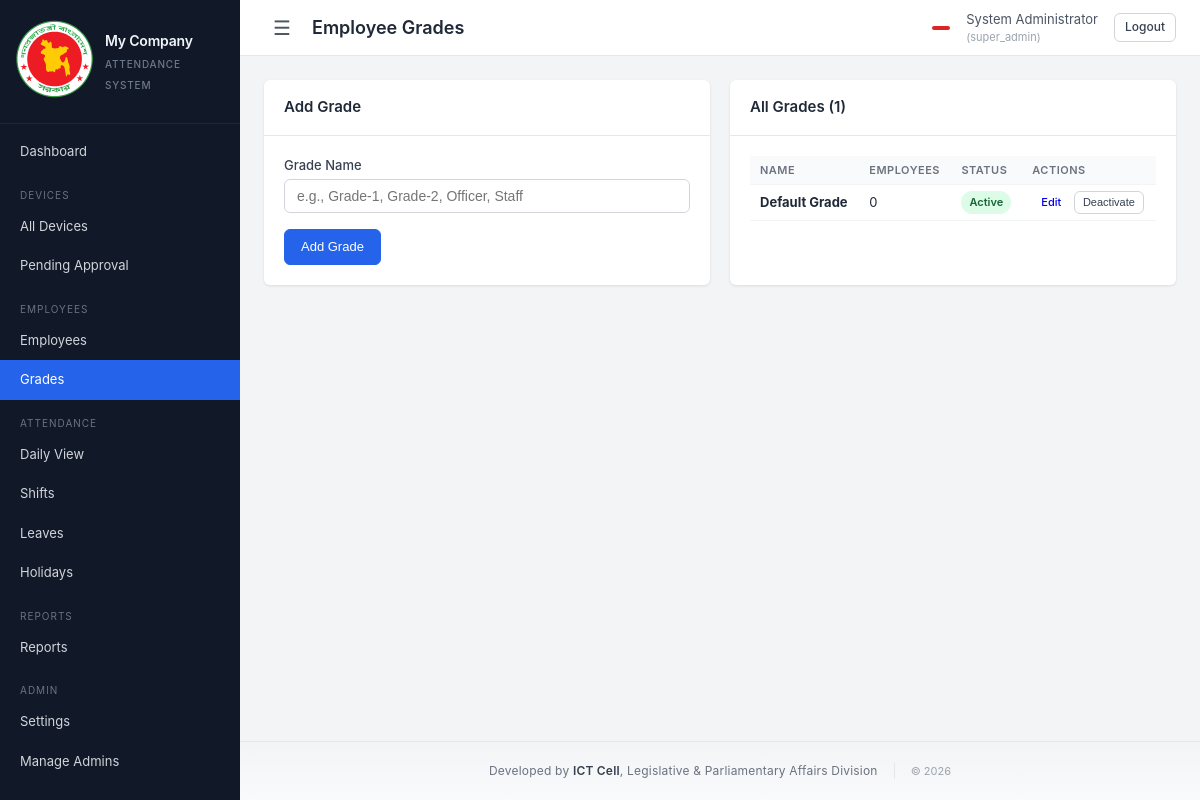
The app's page /php_dashboard/pages/employees/grades.php (signed in) with its own data.
### tables this page shows
CREATE TABLE system_settings (
    id INT AUTO_INCREMENT PRIMARY KEY,
    setting_key VARCHAR(100) UNIQUE NOT NULL,
    setting_value TEXT,
    description VARCHAR(255),
    updated_at DATETIME ON UPDATE CURRENT_TIMESTAMP
);

CREATE TABLE grades (
    id INT AUTO_INCREMENT PRIMARY KEY,
    name VARCHAR(100) NOT NULL,
    parent_id INT,
    status ENUM('active', 'inactive') DEFAULT 'active'
);

### php_dashboard/config/database.php (called while the page is built, shortened)
<?php
function getDB(): PDO {
    static $pdo = null;
    if ($pdo === null) {
        try {
            $dsn = "mysql:host=" . DB_HOST . ";port=" . DB_PORT . ";dbname=" . DB_NAME . ";charset=" . DB_CHARSET;
            $pdo = new PDO($dsn, DB_USER, DB_PASS, [
                PDO::ATTR_ERRMODE => PDO::ERRMODE_EXCEPTION,
                PDO::ATTR_DEFAULT_FETCH_MODE => PDO::FETCH_ASSOC,
                PDO::ATTR_EMULATE_PREPARES => false,
            ]);
        } catch (PDOException $e) {
            die("Database connection failed: " . $e->getMessage());
        }
    }
    return $pdo;
}
function getSetting(string $key, string $default = ''): string {
    $db = getDB();
    $stmt = $db->prepare("SELECT setting_value FROM system_settings WHERE setting_key = ?");
    $stmt->execute([$key]);
    $row = $stmt->fetch();
    return $row ? $row['setting_value'] : $default;
}

### php_dashboard/includes/auth.php (called while the page is built, shortened)
<?php
require_once __DIR__ . '/../config/database.php';
function isLoggedIn(): bool {
    return isset($_SESSION['user_id']) && !empty($_SESSION['user_id']);
}
function currentUser(): ?array {
    return [
        'id' => $_SESSION['user_id'],
        'username' => $_SESSION['username'],
        'name' => $_SESSION['user_name'],
        'role' => $_SESSION['user_role'],
    ];
}
function hasRole(string $role): bool {
    return isLoggedIn() && $_SESSION['user_role'] === $role;
}
function isSuperAdmin(): bool {
    return hasRole('super_admin');
}
function getUnreadNotificationCount(): int {
    $db = getDB();
    $role = $_SESSION['user_role'];
    $stmt = $db->prepare(
        "SELECT COUNT(*) as cnt FROM notifications
         WHERE is_read = 0 AND (target_role = 'all' OR target_role = ?)"
    );
    $stmt->execute([$role]);
    $row = $stmt->fetch();
    return (int)$row['cnt'];
}

### php_dashboard/pages/employees/grades.php (the view, shortened to what this page needs)
<?php
require_once __DIR__ . '/../../config/database.php';
require_once __DIR__ . '/../../includes/auth.php';
$db = getDB();
$editGrade = null;
$grades = $db->query("
    SELECT g.*, COUNT(e.id) as employee_count
    FROM grades g
    LEFT JOIN employees e ON e.grade_id = g.id AND e.status = 'active'
    GROUP BY g.id
    ORDER BY g.status DESC, g.name
")->fetchAll();
$pageTitle = 'Employee Grades';
require_once __DIR__ . '/../../includes/header.php';
?>
<div class="grid-2col">
    <div class="card">
        <div class="card-header">
            <h3><?= $editGrade ? 'Edit Grade' : 'Add Grade' ?></h3>
        </div>
        <div class="card-body">
            <form method="POST">
                <div class="form-group">
                    <label for="name">Grade Name</label>
                    <input type="text" id="name" name="name" required
                           placeholder="e.g., Grade-1, Grade-2, Officer, Staff"
                           value="<?= htmlspecialchars($editGrade['name'] ?? '') ?>">
                </div>
                <button type="submit" class="btn btn-primary">
                    <?= $editGrade ? 'Update Grade' : 'Add Grade' ?>
                </button>
            </form>
        </div>
    </div>
    <div class="card">
        <div class="card-header"><h3>All Grades (<?= count($grades) ?>)</h3></div>
        <div class="card-body">
            <?php if (empty($grades)): ?>
                <p class="text-muted">No grades created yet.</p>
            <?php else: ?>
            <table class="table table-compact">
                <thead><tr><th>Name</th><th>Employees</th><th>Status</th><th>Actions</th></tr></thead>
                <tbody>
                <?php foreach ($grades as $grade): ?>
                    <tr>
                        <td><strong><?= htmlspecialchars($grade['name']) ?></strong></td>
                        <td><?= $grade['employee_count'] ?></td>
                        <td><span class="badge badge-<?= $grade['status'] === 'active' ? 'approved' : 'inactive' ?>"><?= $grade['status'] ?></span></td>
                        <td>
                            <a href="<?= BASE_PATH ?>/pages/employees/grades.php?edit=<?= $grade['id'] ?>" class="btn btn-xs">Edit</a>
                            <form method="POST" style="display:inline">
                                <button type="submit" class="btn btn-xs btn-outline"
                                        onclick="return confirm('<?= $grade['status'] === 'active' ? 'Deactivate' : 'Activate' ?> this grade?')">
                                    <?= $grade['status'] === 'active' ? 'Deactivate' : 'Activate' ?>
                                </button>
                            </form>
                        </td>
                    </tr>
                <?php endforeach; ?>
                </tbody>
            </table>
            <?php endif; ?>
        </div>
    </div>
</div>
<?php require_once __DIR__ . '/../../includes/footer.php'; ?>

### php_dashboard/includes/header.php (shortened to what this page needs)
<?php
require_once __DIR__ . '/auth.php';
$user = currentUser();
$notifCount = getUnreadNotificationCount();
$companyName = getSetting('company_name', 'Attendance System');
$currentPage = basename($_SERVER['PHP_SELF'], '.php');
?>
<!DOCTYPE html>
<html lang="en">
<head>
    <link rel="stylesheet" href="<?= BASE_PATH ?>/assets/css/style.css">
</head>
<body>
    <div class="app-wrapper">
        <nav class="sidebar" id="sidebar">
            <div class="sidebar-header">
                <div class="sidebar-brand">
                    <div class="sidebar-brand-icon">
                        <img src="<?= BASE_PATH ?>/assets/logo.png" alt="Logo" class="sidebar-logo">
                    </div>
                    <div class="sidebar-brand-text">
                        <h2><?= htmlspecialchars($companyName) ?></h2>
                        <small>Attendance System</small>
                    </div>
                </div>
            </div>
            <ul class="nav-menu">
                <li class="<?= $currentPage === 'dashboard' ? 'active' : '' ?>">
                    <a href="<?= BASE_PATH ?>/pages/dashboard.php">Dashboard</a>
                </li>
                <li class="nav-section">Devices</li>
                <li class="<?= $currentPage === 'list' && strpos($_SERVER['PHP_SELF'], 'devices') !== false ? 'active' : '' ?>">
                    <a href="<?= BASE_PATH ?>/pages/devices/list.php">All Devices</a>
                </li>
                <li class="<?= $currentPage === 'pending' ? 'active' : '' ?>">
                    <a href="<?= BASE_PATH ?>/pages/devices/pending.php">Pending Approval</a>
                </li>
                <li class="nav-section">Employees</li>
                <li class="<?= strpos($_SERVER['PHP_SELF'], 'employees') !== false && $currentPage !== 'grades' ? 'active' : '' ?>">
                    <a href="<?= BASE_PATH ?>/pages/employees/list.php">Employees</a>
                </li>
                <li class="<?= $currentPage === 'grades' ? 'active' : '' ?>">
                    <a href="<?= BASE_PATH ?>/pages/employees/grades.php">Grades</a>
                </li>
                <li class="nav-section">Attendance</li>
                <li class="<?= strpos($_SERVER['PHP_SELF'], 'attendance') !== false ? 'active' : '' ?>">
                    <a href="<?= BASE_PATH ?>/pages/attendance/daily.php">Daily View</a>
                </li>
                <li class="<?= strpos($_SERVER['PHP_SELF'], 'shifts') !== false ? 'active' : '' ?>">
                    <a href="<?= BASE_PATH ?>/pages/shifts/list.php">Shifts</a>
                </li>
                <li class="<?= strpos($_SERVER['PHP_SELF'], 'leaves') !== false ? 'active' : '' ?>">
                    <a href="<?= BASE_PATH ?>/pages/leaves/list.php">Leaves</a>
                </li>
                <li class="<?= strpos($_SERVER['PHP_SELF'], 'holidays') !== false ? 'active' : '' ?>">
                    <a href="<?= BASE_PATH ?>/pages/holidays/list.php">Holidays</a>
                </li>
                <li class="nav-section">Reports</li>
                <li class="<?= strpos($_SERVER['PHP_SELF'], 'reports') !== false ? 'active' : '' ?>">
                    <a href="<?= BASE_PATH ?>/pages/reports/employee.php">Reports</a>
                </li>
                <?php if (isSuperAdmin()): ?>
                <li class="nav-section">Admin</li>
                <li class="<?= strpos($_SERVER['PHP_SELF'], 'settings') !== false && $currentPage === 'general' ? 'active' : '' ?>">
                    <a href="<?= BASE_PATH ?>/pages/settings/general.php">Settings</a>
                </li>
                <li class="<?= $currentPage === 'admins' ? 'active' : '' ?>">
                    <a href="<?= BASE_PATH ?>/pages/settings/admins.php">Manage Admins</a>
                </li>
                <?php endif; ?>
                <li class="nav-section">Account</li>
            </ul>
        </nav>
        <div class="main-content">
            <header class="top-bar">
                <div class="top-bar-left">
                    <button class="sidebar-toggle" id="sidebarToggle" type="button" aria-label="Toggle sidebar">&#9776;</button>
                    <h1 class="page-title"><?= htmlspecialchars($pageTitle ?? 'Dashboard') ?></h1>
                </div>
                <div class="top-bar-right">
                    <span class="notification-badge" title="<?= $notifCount ?> unread notifications">
                    </span>
                    <span class="user-info">
                        <?= htmlspecialchars($user['name']) ?>
                        <small>(<?= $user['role'] ?>)</small>
                    </span>
                    <a href="<?= BASE_PATH ?>/index.php?action=logout" class="btn btn-sm btn-outline">Logout</a>
                </div>
            </header>
            <div class="content-area">

### records on screen
system_settings: setting_value "My Company"
grades: name "Default Grade", employee_count "0", status "Active", shows "Deactivate"

### other values on screen
$pageTitle "Employee Grades"
$user['name'] "System Administrator"
$user['role'] "super_admin"
count($grades) "1"
